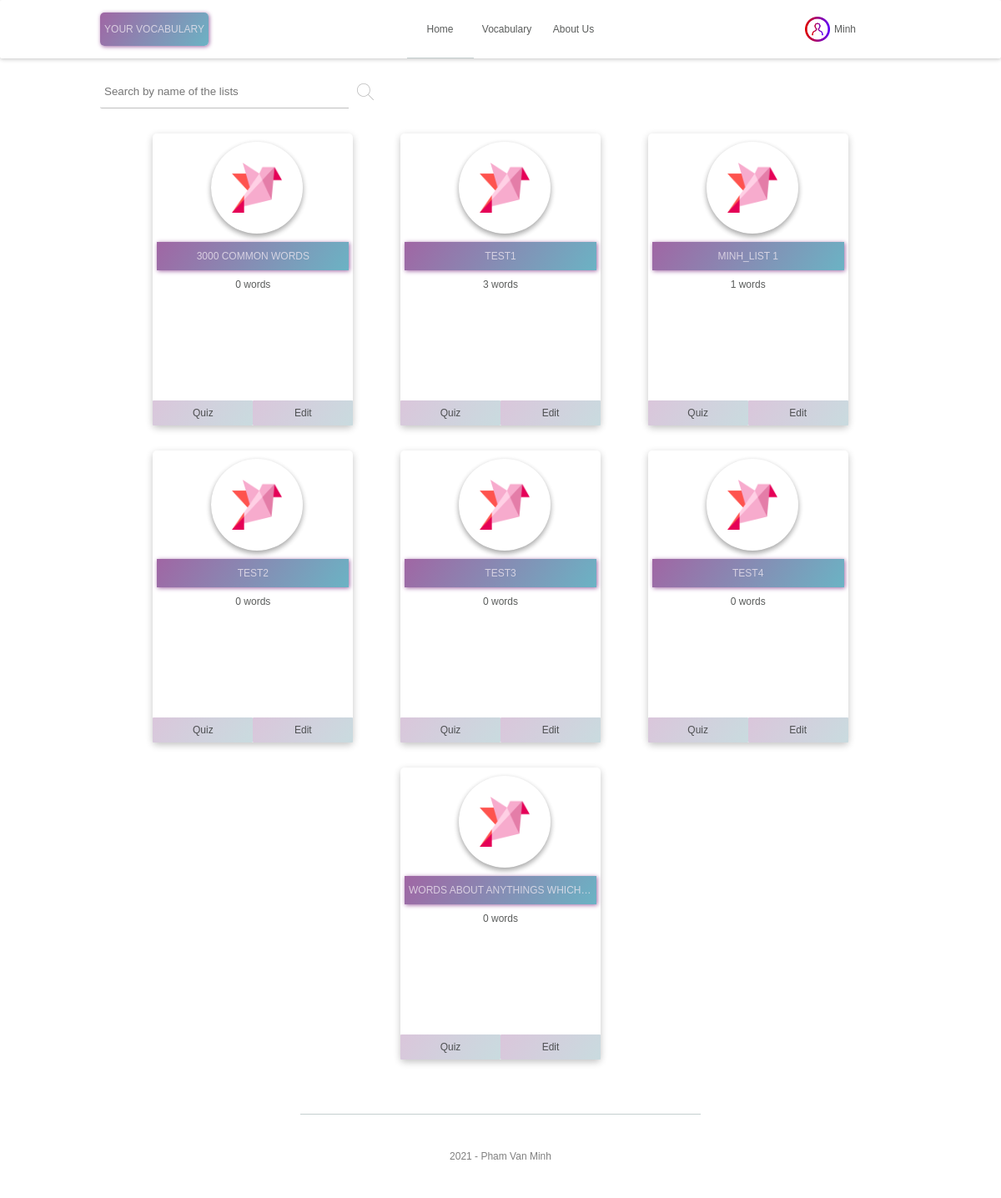
/ (signed in), run on an earlier commit of the app's database.
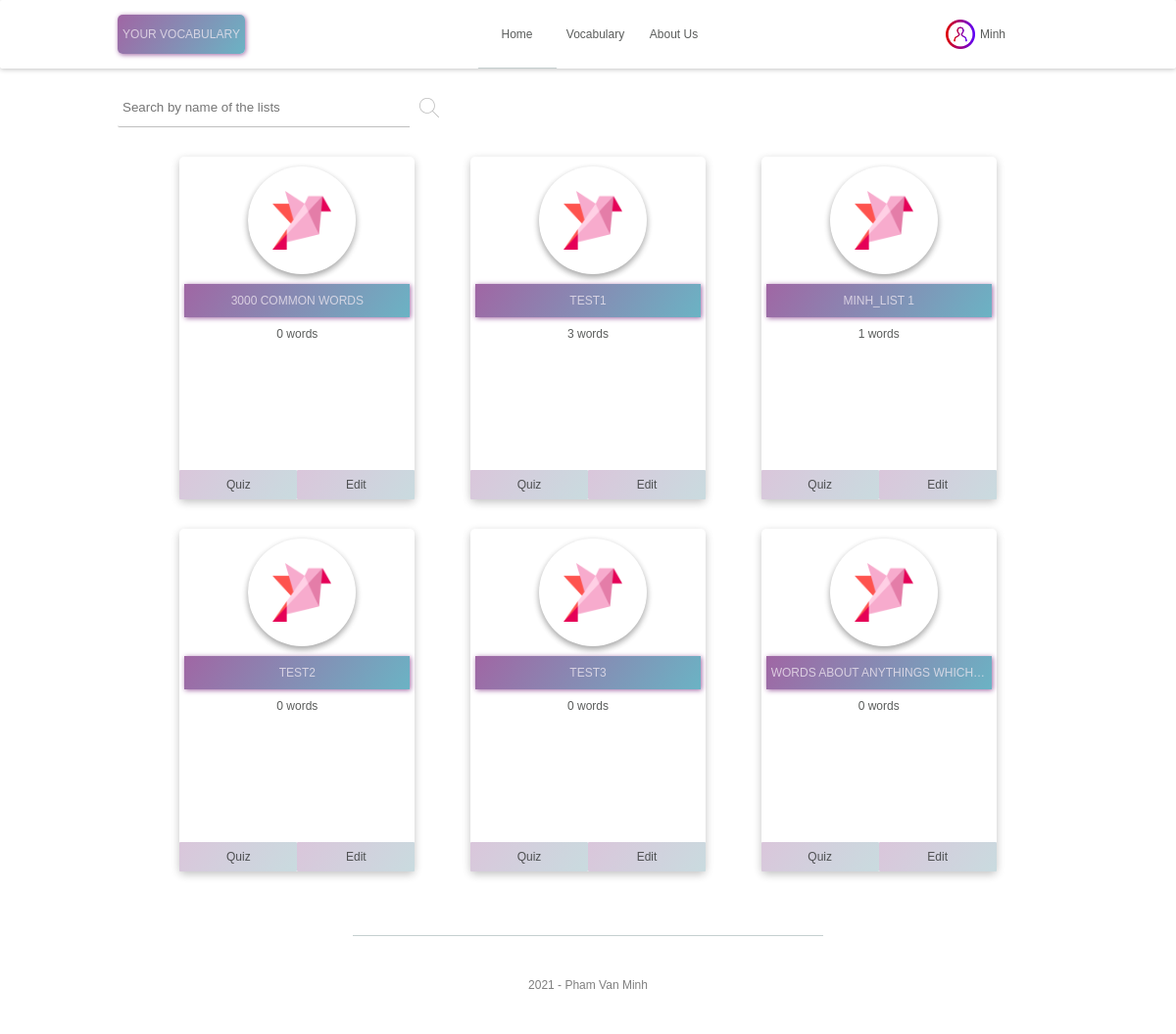
And on a later commit of the database.
### model/user.py (models this page shows, shortened)
class User(UserMixin, db.Model):
    __tablename__ = "user"
    user_id = db.Column(db.Integer, primary_key=True)
    username = db.Column(db.String(200), unique=True, nullable=False)
    password = db.Column(db.String(200), unique=True, nullable=False)
    inserted_time = db.Column(db.String(50), nullable=False)

### model/list.py (models this page shows, shortened)
class List(db.Model):
    __tablename__ = "list"
    list_id = db.Column(db.Integer, primary_key=True)
    list_name = db.Column(db.String(200), nullable=False)
    inserted_time = db.Column(db.String(100), nullable=False)
    user_id = db.Column(db.Integer, db.ForeignKey('user.user_id'))
    list_and_viet = db.relationship('Viet', secondary=list_and_viet, lazy='subquery')
    def to_json(self):
        return ListSchema().dump(self)

### app.py (the view)
@app.route('/', methods=['GET'])
def home_page():
    try:
        user_id = current_user.user_id if current_user.is_authenticated else None
        lists = ListAction.get_all_lists_and_viet_words_quantity(
            user_id=user_id
        )
        return render_template('home.html', page="home_page", lists=lists)
    except Exception as ex:
        logging.exception(ex)
        flash("Failed to load the page", ERROR_FLASH_MESSAGE_TYPE)
        return render_template('home.html', page="home_page", lists=[])

### action/list.py (called while the page is built)
    @staticmethod
    def get_all_lists_and_viet_words_quantity(user_id) -> list:
        all_lists = List.query.filter_by(user_id=GENERAL_USER_ID).all()
        all_lists.extend(List.query.filter_by(user_id=user_id).all())
        all_lists_with_num_viet = []
        for list_entity in all_lists:
            item = list_entity.to_json()
            item.update({
                "num_viets": len(list_entity.list_and_viet)
            })
            all_lists_with_num_viet.append(item)
        return all_lists_with_num_viet

### model/user.py (called while the page is built)
@login_manager.user_loader
def load_user(user_id):
    return User.query.filter_by(user_id=user_id).first()

### templates/home.html (shortened to what this page needs)
{% extends 'base.html' %}
{% block head %}
  <link rel="stylesheet" href="{{ url_for('static', filename='css/home.css') }}">
  <link rel="stylesheet" href="{{ url_for('static', filename='css/card.css') }}">
{% endblock %}
{% block content %}
    <div class="search-container">
        <input
            id="list-of-word-lists"
            placeholder="Search by name of the lists"
            list="list-of-lists"
            name="list-of-word-lists"
            class="input-checkbox"
            autocomplete="off"
        >
        <button class="search-btn">
            <img src="/static/public/search.svg">
        </button>
    </div>
    <div class="lists-cards-container">
        {% for list in lists %}
            <div class="card-of-list" list-id="{{ list.list_id }}" list-name="{{ list.list_name }}">
                <div class="card-title">
                    <img class="img-title" src="/static/public/bird.png">
                </div>
                <div class="card-content">
                    <div class="name-of-list text-overflow-dot">{{ list.list_name }}</div>
                    <div class="property-of-list">
                        {{ list.num_viets }} words
                    </div>
                </div>
                <div class="card-footer">
                    <a class="quiz-list-btn" href="/lesson/{{ list.list_id }}">Quiz</a>
                    <a class="edit-list-btn" href="{{ url_for('vocab_repository_page') }}">Edit</a>
                </div>
            </div>
        {% endfor %}
    </div>
{% endblock %}

### templates/base.html (shortened to what this page needs)
<!DOCTYPE html>
<html lang="en">
<head>
    <link rel="stylesheet" href="{{ url_for('static', filename='css/base.css') }}">
    <link rel="stylesheet" href="{{ url_for('static', filename='css/dialog.css') }}">
    <link rel="stylesheet" href="{{ url_for('static', filename='css/menu.css') }}">
    <link rel="stylesheet" href="{{ url_for('static', filename='css/message.css') }}">
    {% block head %}{% endblock %}
</head>
<body>
    <div class="menu">
        <div class="logo-container">
            <div class="logo">YOUR VOCABULARY</div>
        </div>
        {% if page == "home_page" %}
            <a class="current-page" href="{{ url_for('home_page') }}">Home</a>
        {% else %}
            <a href="{{ url_for('home_page') }}">Home</a>
        {% endif %}
        {% if page == "vocab_repository_page" %}
            <a class="current-page" href="{{ url_for('vocab_repository_page') }}">Vocabulary</a>
        {% else %}
            <a href="{{ url_for('vocab_repository_page') }}">Vocabulary</a>
        {% endif %}
        {% if page == "about_us_page" %}
            <a class="current-page" href="#">About Us</a>
        {% else %}
            <a href="#">About Us</a>
        {% endif %}
        <div class="user-action">
            {% if current_user.is_authenticated %}
                {% if page == "profile_page" %}
                    <a class="img-account-link current-page" href="{{ url_for('profile_page') }}">
                        <img class="img-account" src="/static/public/account.png">
                    </a>
                {% else %}
                    <a class="img-account-link" href="{{ url_for('profile_page') }}">
                        <img class="img-account" src="/static/public/account.png">
                    </a>
                {% endif %}
                <div class="dropdown">
                    <a class="account-dropbtn">{{ current_user.username }}</a>
                </div>
            {% else %}
                <a class="register-action" data-modal="register-dialog">Register</a>
                <a class="login-action">Login</a>
            {% endif %}
        </div>
    </div>
    <div class="content">
        {% block content %}{% endblock %}
    </div>
    <footer>
        2021 - Pham Van Minh
    </footer>
</body>
</html>

### static/css/base.css (style rules this page uses)
:root { --element-header-size: 100px; --main-color: #124040; --dark-main-color: #0c2828; --rgba-dark-main-color-25: rgba(26,64,64,0.25); --rgba-dark-main-color-50: rgba(26,64,64,0.5); --error-color: #EB6057; --success-color: #59B987; --font-size-small: 12px; --color-black: rgba(35, 37, 36, 0.75); --color-white-purple: rgba(241, 234, 241, 0.75); --border-color: rgba(0, 0, 0, 0.25); --scale-proportion: scale(1.02); --scale-time: .2s; }
body { margin: 0; font-family: Arial, "Helvetica Neue", Helvetica, sans-serif; min-width: 600px; font-size: var(--font-size-small); color: var(--color-black); }
.logo { width: var(--element-header-size); height: var(--element-header-size); }
.content { margin: 0 10%; margin-top: 90px; min-height: 600px; }
footer { font-size: var(--font-size-small); height: 100px; text-align: center; line-height: 100px; margin: 30px 30% 0 30%; border-top: 1px solid var(--rgba-dark-main-color-25); color:rgba(0, 0, 0, 0.5) }
button { height: 30px; width: 100px; background: linear-gradient(125deg, rgb(218, 198, 219) 0%, rgb(201, 219, 223) 100%); border: none; border-radius: 5px; color: var(--color-black); font-size: 12px; }
.text-overflow-dot { white-space: nowrap; overflow: hidden; text-overflow: ellipsis }
a { text-decoration: none; }

### static/css/menu.css (style rules this page uses)
.menu { height: 70px; width: 100%; min-width: 600px; border-radius: 2px; display: flex; color: rgba(35, 37, 36, 0.75); line-height: 70px; font-size: var(--font-size-small); box-shadow: rgba(0, 0, 0, 0.24) 0px 1px 5px; position: fixed; background-color: white; z-index: 10; }
.menu a { color: inherit; display: block; width: 80px; text-align: center; text-decoration: none; }
.menu div.user-action { display: flex; flex-grow: 2; justify-content: flex-end; padding-right: 10%; }
.menu .logo-container { display: flex; flex-grow: 2; padding-left: 10%; }
.menu .logo { width: 130px; margin: 15px 0; height: 40px; line-height: 40px; text-align: center; color: var(--color-white-purple); border-radius: 5px; background: linear-gradient(125deg, rgba(160,102,164,1) 0%, rgba(107,179,196,1) 100%); box-shadow: 1px 1px 5px rgba(160,102,164,1); }
.menu .current-page { border-bottom: 1px solid var(--rgba-dark-main-color-25); }
.img-account { height: 30px; width: 30px; margin: 20px 0; }
.menu .img-account-link { width: 30px; }
.dropdown a { text-align: left; text-transform:capitalize; padding-left: 5px; }

### static/css/home.css (style rules this page uses)
.search-container { height: 40px; width: 100%; display: flex; }
.search-container input { width: 30%; height: 35px; border-radius: 2px 0 0 2px; border: none; border-bottom: 1px solid var(--border-color); padding: 2px 5px; }
.search-btn { height: 40px; width: 40px; border-radius: 0 2px 2px 0; background: white; padding: 10px; opacity: 0.25; }

### static/css/card.css (style rules this page uses)
.lists-cards-container { display: flex; flex-wrap: wrap; padding: 35px; padding-top: 0; }
.card-of-list { width: 240px; height: 350px; color: var(--color-black); border-radius: 5px; margin: auto; margin-top: 30px; box-shadow: rgba(0, 0, 0, 0.24) 0px 3px 8px; transition: transform var(--scale-time); }
.card-title { width: 110px; height: 110px; margin: 10px 70px 0 70px; border-radius: 50%; box-shadow: 0 3px 6px rgb(0 0 0 / 16%), 0 3px 6px rgb(0 0 0 / 23%); }
.card-title .img-title { width: 60px; height: 60px; margin: 25px; }
.card-content { width: calc(100% - 10px); height: 180px; padding: 10px 5px; }
.card-content .name-of-list { text-align: center; margin-bottom: 10px; padding: 10px 5px; text-transform: uppercase; color: rgba(241, 234, 241, 0.75);; background: linear-gradient(125deg, rgba(160,102,164,1) 0%, rgba(107,179,196,1) 100%); box-shadow: 1px 1px 5px rgb(160 102 164); }
.card-content .property-of-list { text-align: center; }
.card-footer { width: 100%; height: 30px; display: flex; }
.card-footer a { width: 50%; height: 30px; color: var(--color-black); text-align: center; line-height: 30px; background: linear-gradient(125deg, rgb(218, 198, 219) 0%, rgb(201, 219, 223) 100%); transition: transform var(--scale-time); border-radius: 1px; }

What changed in the data, as far as the page shows it:
removed List: list_name "TEST4", num_viets "0"
